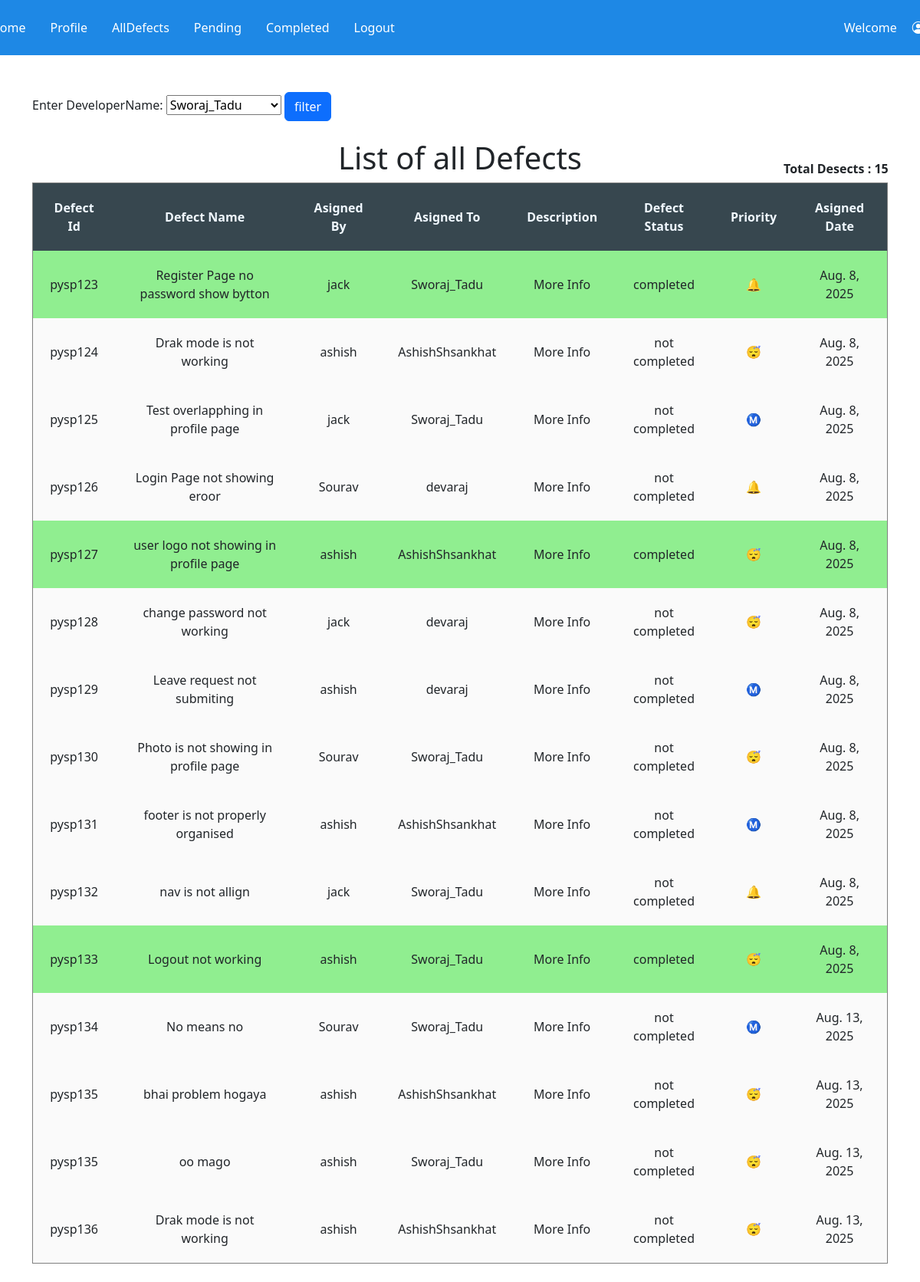
Screenshot of /defects/filterdefect with the database file from the repository.
### defects/models.py (models this page shows, shortened)
class Defects_details(models.Model):
    defect_id = models.CharField(max_length=100)
    defect_name = models.CharField(max_length=100)
    assigned_by = models.ForeignKey(Testers,on_delete=models.CASCADE)
    assigned_to = models.ForeignKey(Developers,on_delete=models.CASCADE)
    description = models.TextField()
    defect_status = models.CharField(max_length=100)
    priority = models.CharField(max_length=100)
    assigned_date = models.DateField(auto_now_add=True)

class Testers(models.Model):
    tester_name = models.ForeignKey(User,on_delete=models.CASCADE)
    designation = models.CharField(max_length=100)
    experience = models.IntegerField()
    is_admin = models.BooleanField(default=False)
    def __str__(self):
        return self.tester_name.username

class Developers(models.Model):
    dev_name = models.ForeignKey(User,on_delete=models.CASCADE)
    designation = models.CharField(max_length=100)
    experience = models.IntegerField()
    def __str__(self):
        return self.dev_name.username

### defects/views.py (the view, shortened to what this page needs)
# urls.py: path('/filterdefect',views.filter_defect,name='filterdefect'),
def filter_defect(request):
    dev=Developers.objects.all()
    data = Defects_details.objects.all()
    td = len(data)
    tadmin=False
    context = {
        'data': data,
        'td': td,
        'dev':dev,
        'tadmin':tadmin
    }
    return render(request, 'defects/filterdefects.html', context)

### templates/defects/filterdefects.html (shortened to what this page needs)
{% extends "defects/base.html" %}
{% block content %}
<div class="container">
    <div class="jumbotron">
        <br><br>
            <form action="" method="post">
                <label for="username"> Enter DeveloperName:</label>
                <select name="username" id="">
                    {% for i in dev%}
                    <option value="{{i.dev_name}}">{{i.dev_name}}</option>
                    {% endfor %}
                </select>
                <input type="submit" name="" id="" value="filter" class="btn btn-primary">
            </form>
    </div>
</div>
<div class="container">
    <div class="jumbotron">
        <b style="position: relative; left: 980px; top: 50px;">Total Desects : {{td}}</b>
        <h1 style="text-align: center;">List of all Defects</h1>
        <table border="1" cellpadding="20" style="text-align: center;">
            <thead style="background-color: #37474F; color: aliceblue;">
                <tr>
                    <th>Defect Id</th>
                    <th>Defect Name</th>
                    <th>Asigned By</th>
                    <th>Asigned To</th>
                    <th>Description</th>
                    <th>Defect Status</th>
                    <th>Priority</th>
                    <th>Asigned Date</th>
                </tr>
            </thead>
            <tbody style="background-color: #FAFAFA;">
                {% for i in data %}
                    <tr class="tbodyc" {% if i.defect_status == "completed" %} style="background-color: lightgreen;" {% endif %}>
                        <td>{{ i.defect_id }}</td>
                        <td>{{ i.defect_name }}</td>
                        <td>{{ i.assigned_by }}</td>
                        <td>{{ i.assigned_to }}</td>
                        <td><a href="{{ i.id }}" class="nav-link">More Info</a></td>
                        <td>{{ i.defect_status }}</td>
                        {% if i.priority == 'High' %}
                            <td>🔔</td>
                        {% elif i.priority == 'Medium' %}
                            <td>Ⓜ️</td>
                        {% elif i.priority == 'Low' %}
                            <td>😴</td>
                        {% endif %}
                        <td>{{ i.assigned_date }}</td>
                    </tr>
                    {% endfor %}
            </tbody>
        </table>
        <br>
    </div>
</div>
{% endblock  %}

### templates/defects/base.html (shortened to what this page needs)
<!DOCTYPE html>
<html lang="en">
<head>
    <link href="https://cdn.jsdelivr.net/npm/bootstrap@5.3.7/dist/css/bootstrap.min.css" rel="stylesheet">
    <link rel="stylesheet" href="https://cdn.jsdelivr.net/npm/bootstrap-icons@1.13.1/font/bootstrap-icons.min.css">
</head>
<body>
    <div class="navbar nav-light" style="background-color: #1E88E5; color: white;">
        <div class="container">
            <ul class="nav navbar" style="position:relative; left: -70px;">
                <li class="nav-item"><a href="{% url "home" %}" class="nav-link" style="color: white;">Home</a></li>
                <li class="nav-item"><a href="{% url "profile" %}" class="nav-link" style="color: white;">Profile</a></li>
                <li class="nav-item"><a href="{% url "defectdetal" %}" class="nav-link" style="color: white;">AllDefects</a></li>
                <li class="nav-item"><a href="{% url "pending" %}" class="nav-link" style="color: white;">Pending</a></li>
                <li class="nav-item"><a href="{% url "completed" %}" class="nav-link" style="color: white;">Completed</a></li>
                <li class="nav-item"><a href="{% url "logout" %}" class="nav-link" style="color: white;">Logout</a></li>
                <li class="nav-item" style="position: relative; left: 570px;">Welcome {{user.username}}</li>
                <li class="bi bi-person-circle" style="position: relative; left: 590px;"></li>
            </ul>
        </div>
    </div>
    {% block content %}
    {% endblock  %}
</body>
</html>

### rows the page displays
Defects_details: defect_id "pysp123", defect_name "Register Page no password show bytton", assigned_by "jack", assigned_to "Sworaj_Tadu", defect_status "completed", assigned_date "Aug. 8, 2025"
Defects_details: defect_id "pysp124", defect_name "Drak mode is not working", assigned_by "ashish", assigned_to "AshishShsankhat", defect_status "not completed", assigned_date "Aug. 8, 2025"
Defects_details: defect_id "pysp125", defect_name "Test overlapphing in profile page", assigned_by "jack", assigned_to "Sworaj_Tadu", defect_status "not completed", assigned_date "Aug. 8, 2025"
Defects_details: defect_id "pysp126", defect_name "Login Page not showing eroor", assigned_by "Sourav", assigned_to "devaraj", defect_status "not completed", assigned_date "Aug. 8, 2025"
Defects_details: defect_id "pysp127", defect_name "user logo not showing in profile page", assigned_by "ashish", assigned_to "AshishShsankhat", defect_status "completed", assigned_date "Aug. 8, 2025"
Defects_details: defect_id "pysp128", defect_name "change password not working", assigned_by "jack", assigned_to "devaraj", defect_status "not completed", assigned_date "Aug. 8, 2025"
Defects_details: defect_id "pysp129", defect_name "Leave request not submiting", assigned_by "ashish", assigned_to "devaraj", defect_status "not completed", assigned_date "Aug. 8, 2025"
Defects_details: defect_id "pysp130", defect_name "Photo is not showing in profile page", assigned_by "Sourav", assigned_to "Sworaj_Tadu", defect_status "not completed", assigned_date "Aug. 8, 2025"
Defects_details: defect_id "pysp131", defect_name "footer is not properly organised", assigned_by "ashish", assigned_to "AshishShsankhat", defect_status "not completed", assigned_date "Aug. 8, 2025"
Defects_details: defect_id "pysp132", defect_name "nav is not allign", assigned_by "jack", assigned_to "Sworaj_Tadu", defect_status "not completed", assigned_date "Aug. 8, 2025"
Defects_details: defect_id "pysp133", defect_name "Logout not working", assigned_by "ashish", assigned_to "Sworaj_Tadu", defect_status "completed", assigned_date "Aug. 8, 2025"
Defects_details: defect_id "pysp134", defect_name "No means no", assigned_by "Sourav", assigned_to "Sworaj_Tadu", defect_status "not completed", assigned_date "Aug. 13, 2025"
Defects_details: defect_id "pysp135", defect_name "bhai problem hogaya", assigned_by "ashish", assigned_to "AshishShsankhat", defect_status "not completed", assigned_date "Aug. 13, 2025"
Defects_details: defect_id "pysp135", defect_name "oo mago", assigned_by "ashish", assigned_to "Sworaj_Tadu", defect_status "not completed", assigned_date "Aug. 13, 2025"
Defects_details: defect_id "pysp136", defect_name "Drak mode is not working", assigned_by "ashish", assigned_to "AshishShsankhat", defect_status "not completed", assigned_date "Aug. 13, 2025"

### other values shown
{{ td }} "15"
form field username "Sworaj_Tadu"
